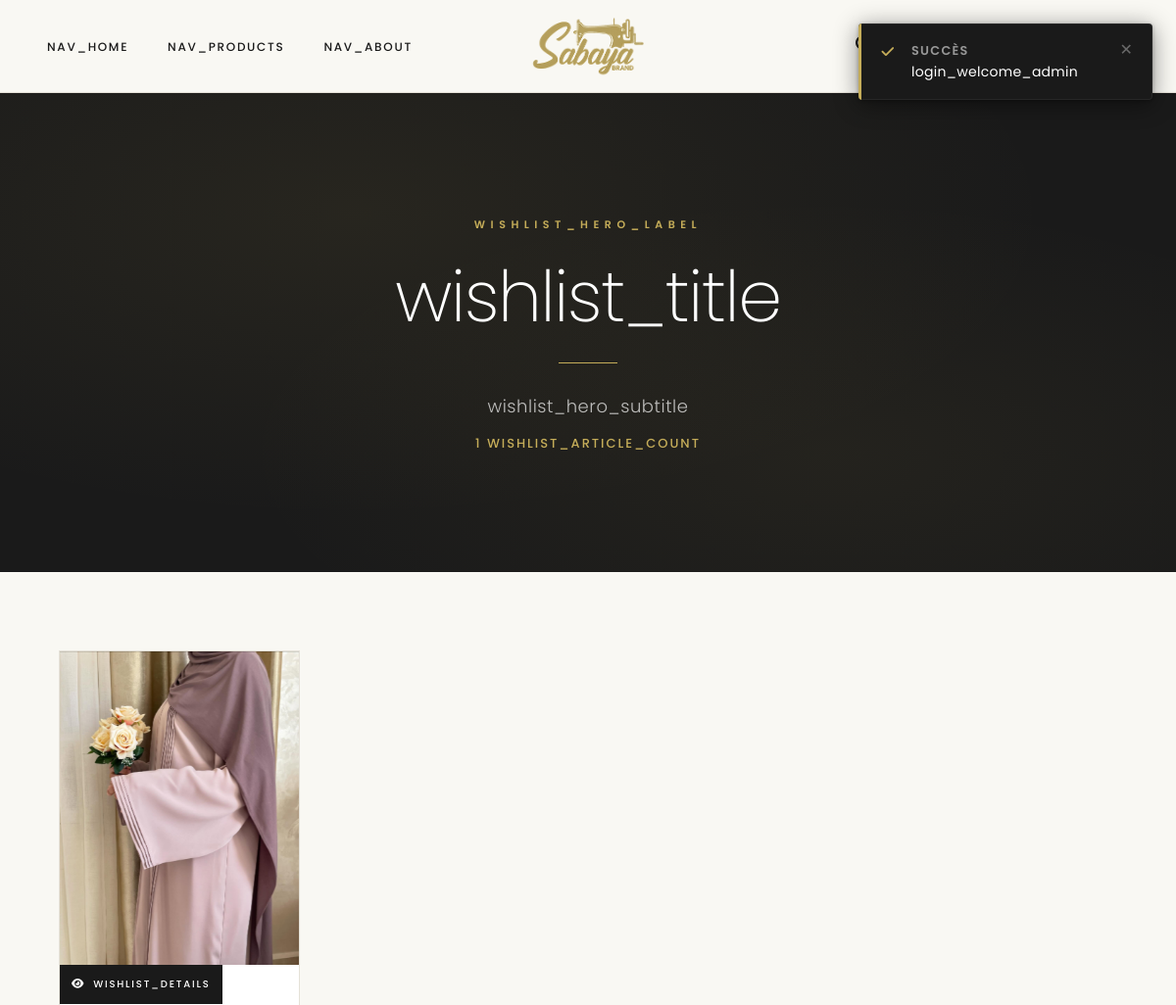
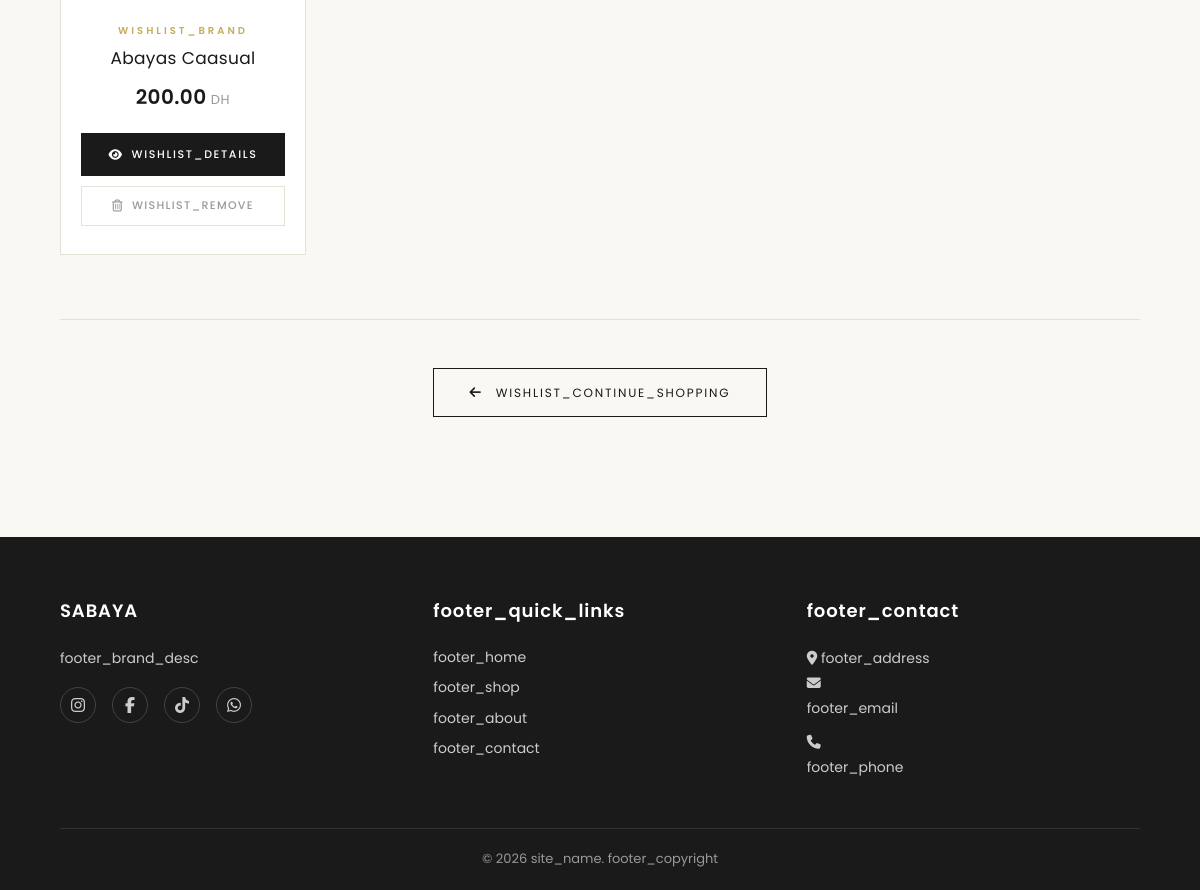
The app's page /sabaya/wishlist/wishlist.php?lang=fr (signed in) with its own data (2 pictures, top to bottom).
### tables this page shows
CREATE TABLE `wishlist` (
  `id_wishlist` int(11) NOT NULL,
  `date_ajout` datetime DEFAULT current_timestamp(),
  `id_client` int(11) NOT NULL,
  `id_produit` int(11) NOT NULL
);

CREATE TABLE `produits` (
  `id_produit` int(11) NOT NULL,
  `nom` varchar(150) NOT NULL,
  `description` text NOT NULL,
  `prix` decimal(10,2) NOT NULL,
  `stock` int(11) NOT NULL,
  `image` varchar(255) DEFAULT NULL,
  `taille` varchar(50) DEFAULT NULL,
  `couleur` varchar(50) DEFAULT NULL,
  `id_categorie` int(11) NOT NULL
);

### sabaya/config/lang.php (called while the page is built, shortened)
<?php
if (!function_exists('t')) {
    function t(string $key, ?string $fallback = null): string
    {
        return $fallback ?? $key;
    }
}

### sabaya/models/Wishlist.php (called while the page is built, shortened)
<?php
class Wishlist
{
    private $pdo;
    public function __construct($pdo)
    {
        $this->pdo = $pdo;
    }
    public function getUserWishlist($id_client)
    {
        $sql = "SELECT
                    wishlist.*,
                    produits.nom,
                    produits.prix,
                    produits.image
                FROM wishlist
                INNER JOIN produits
                    ON wishlist.id_produit = produits.id_produit
                WHERE wishlist.id_client = :id_client
                ORDER BY wishlist.id_wishlist DESC";
        $stmt = $this->pdo->prepare($sql);
        $stmt->execute([
            ':id_client' => $id_client
        ]);
        return $stmt->fetchAll();
    }
}

### sabaya/wishlist/wishlist.php (the view, shortened to what this page needs)
<?php
require_once '../models/Wishlist.php';
$db = new Database();
$pdo = $db->getConnection();
$wishlistModel = new Wishlist($pdo);
$id_client = $_SESSION['user_id'];
$wishlist = $wishlistModel->getUserWishlist($id_client);
$wishlistCount = count($wishlist);
require_once '../config/lang.php';
require_once '../includes/header.php';
require_once '../includes/navbar.php';
?>
    <main id="main-content">
    <section class="wishlist-hero reveal" aria-labelledby="wishlist-title">
            <div class="wishlist-hero__inner">
                <span class="wishlist-hero__label" aria-hidden="true"><?= t('wishlist_hero_label') ?></span>
                <h1 id="wishlist-title" class="wishlist-hero__title"><?= t('wishlist_title') ?></h1>
                <div class="wishlist-hero__line" aria-hidden="true"></div>
                <p class="wishlist-hero__subtitle"><?= t('wishlist_hero_subtitle') ?></p>
                <?php if ($wishlistCount > 0): ?>
                    <p class="wishlist-hero__count"><?= $wishlistCount ?> <?= t('wishlist_article_count') ?></p>
                <?php endif; ?>
            </div>
        </section>
    <section class="wishlist-content reveal" aria-label="Vos produits favoris">
            <?php if (empty($wishlist)): ?>
                <div class="wishlist-empty" role="status">
                    <div class="wishlist-empty__icon-wrapper" aria-hidden="true">
                        <i class="far fa-heart"></i>
                    </div>
                    <h2 class="wishlist-empty__title"><?= t('wishlist_empty_title') ?></h2>
                    <p class="wishlist-empty__text"><?= t('wishlist_empty_text') ?></p>
                    <a href="../products/products.php" class="btn wishlist-empty__btn" aria-label="<?= t('wishlist_discover_btn') ?>">
                        <?= t('wishlist_discover_btn') ?>
                    </a>
                </div>
            <?php else: ?>
                <div class="wishlist-grid" role="list" aria-label="Grille de vos produits favoris">
                    <?php foreach ($wishlist as $item): ?>
                        <article class="wishlist-card" role="listitem">
                            <a href="../products/product-details.php?id=<?= $item['id_produit'] ?>"
                               class="wishlist-card__image-link"
                               aria-label="<?= t('wishlist_details') . ' ' . htmlspecialchars($item['nom']) ?>">
                                <img src="../assets/images/products/<?= htmlspecialchars($item['image']) ?>"
                                     alt="<?= htmlspecialchars($item['nom']) ?> — Abaya Sabaya Luxury"
                                     loading="lazy"
                                     width="400"
                                     height="500">
                                <span class="wishlist-card__quick-view" aria-hidden="true">
                                    <i class="fas fa-eye" aria-hidden="true"></i>
                                    <?= t('wishlist_details') ?>
                                </span>
                            </a>
                            <div class="wishlist-card__body">
                                <span class="wishlist-card__brand" aria-label="Marque"><?= t('wishlist_brand') ?></span>
                                <h2 class="wishlist-card__name"><?= htmlspecialchars($item['nom']) ?></h2>
                                <p class="wishlist-card__price" aria-label="Prix : <?= htmlspecialchars($item['prix']) ?> Dirhams">
                                    <span class="wishlist-card__price-value"><?= htmlspecialchars($item['prix']) ?></span>
                                    <span class="wishlist-card__price-currency"> DH</span>
                                </p>
                                <div class="wishlist-card__actions">
                                    <a href="../products/product-details.php?id=<?= $item['id_produit'] ?>"
                                       class="wishlist-card__btn-details"
                                       aria-label="<?= t('wishlist_details') . ' ' . htmlspecialchars($item['nom']) ?>">
                                        <i class="fas fa-eye" aria-hidden="true"></i>
                                        <?= t('wishlist_details') ?>
                                    </a>
                                    <a href="remove-wishlist.php?id=<?= $item['id_wishlist'] ?>"
                                       class="wishlist-card__btn-remove"
                                       data-wishlist-pulse
                                       aria-label="<?= t('wishlist_remove') . ' ' . htmlspecialchars($item['nom']) ?>">
                                        <i class="far fa-trash-alt" aria-hidden="true"></i>
                                        <?= t('wishlist_remove') ?>
                                    </a>
                                </div>
                            </div>
                        </article>
                    <?php endforeach; ?>
                </div>
                <div class="wishlist-bottom-cta">
                    <a href="../products/products.php" class="btn-outline wishlist-bottom-cta__btn" aria-label="<?= t('wishlist_continue_shopping') ?>">
                        <i class="fas fa-arrow-left" aria-hidden="true"></i>
                        <?= t('wishlist_continue_shopping') ?>
                    </a>
                </div>
            <?php endif; ?>
        </section>
    </main>
<?php require_once '../includes/footer.php'; ?>
</body>
</html>

### sabaya/assets/css/style.css (style rules this page uses)
* { margin:0; padding:0; box-sizing:border-box; }
html { scroll-behavior:smooth; overflow-x:hidden; }
:root { --black:#1A1A1A; --gold:#C5AD59; --beige:#E5E1D8; --off-white:#F9F8F3; --text:#1B1C19; --border:#E5E1D8; --container:1440px; }
img { max-width:100%; display:block; }
a { text-decoration:none; color:inherit; }
h1 { font-size:64px; font-weight:300; letter-spacing:-0.02em; }
h2 { font-size:40px; font-weight:400; letter-spacing:0.02em; }
p { font-size:16px; }
.btn-outline { display:inline-block; padding:14px 32px; border:1px solid var(--black); background:transparent; color:var(--black); text-transform:uppercase; letter-spacing:.15em; transition:.3s; }
section { padding:120px 0; }
.wishlist-hero { min-height:55vh; display:flex; align-items:center; justify-content:center; text-align:center; background:var(--black); position:relative; overflow:hidden; padding:120px 5%; }
.wishlist-hero::before { content:''; position:absolute; inset:0; background: radial-gradient(ellipse at 30% 25%, rgba(197,173,89,0.08) 0%, transparent 60%), radial-gradient(ellipse at 70% 75%, rgba(197,173,89,0.06) 0%, transparent 50%); pointer-events:none; }
.wishlist-hero__inner { position:relative; z-index:1; max-width:760px; }
.wishlist-hero__label { display:inline-block; font-size:11px; font-weight:600; letter-spacing:0.5em; text-transform:uppercase; color:var(--gold); margin-bottom:24px; }
.wishlist-hero__title { font-size:clamp(36px, 6vw, 72px); font-weight:200; letter-spacing:-0.02em; line-height:1.1; color:#fff; margin-bottom:28px; }
.wishlist-hero__line { width:60px; height:1px; background:var(--gold); margin:0 auto 28px; }
.wishlist-hero__subtitle { font-size:clamp(14px, 1.8vw, 18px); font-weight:300; letter-spacing:0.03em; color:rgba(255,255,255,0.7); line-height:1.8; margin-bottom:12px; }
.wishlist-hero__count { font-size:13px; font-weight:500; letter-spacing:0.15em; text-transform:uppercase; color:var(--gold); }
.wishlist-content { padding:80px 5% 120px; background:var(--off-white); }
.wishlist-grid { display:grid; grid-template-columns:repeat(4,1fr); gap:32px; max-width:1440px; margin:0 auto; }
.wishlist-card { background:#fff; border:1px solid var(--border); overflow:hidden; transition:box-shadow 0.4s, transform 0.4s, border-color 0.4s; display:flex; flex-direction:column; }
.wishlist-card__image-link { display:block; overflow:hidden; position:relative; }
.wishlist-card__image-link img { width:100%; height:320px; object-fit:cover; display:block; transition:transform 0.6s cubic-bezier(0.25,0.46,0.45,0.94); }
.wishlist-card__body { padding:24px 20px 28px; display:flex; flex-direction:column; flex:1; text-align:center; }
.wishlist-card__brand { display:block; font-size:10px; font-weight:600; letter-spacing:0.3em; text-transform:uppercase; color:var(--gold); margin-bottom:8px; }
.wishlist-card__name { font-size:17px; font-weight:400; letter-spacing:0.02em; color:var(--black); margin-bottom:10px; line-height:1.4; }
.wishlist-card__price { margin-bottom:20px; }
.wishlist-card__price-value { font-size:20px; font-weight:600; color:var(--black); letter-spacing:0.02em; }
.wishlist-card__price-currency { font-size:13px; font-weight:400; color:#999; letter-spacing:0.05em; }
.wishlist-card__actions { display:flex; flex-direction:column; gap:10px; margin-top:auto; }
.wishlist-card__btn-details { display:inline-flex; align-items:center; justify-content:center; gap:8px; padding:12px 20px; font-size:11px; font-weight:500; letter-spacing:0.15em; text-transform:uppercase; background:var(--black); color:#fff; border:1px solid var(--black); transition:all 0.3s; }
.wishlist-card__btn-details i { font-size:12px; }
.wishlist-card__btn-remove { display:inline-flex; align-items:center; justify-content:center; gap:8px; padding:10px 20px; font-size:11px; font-weight:500; letter-spacing:0.12em; text-transform:uppercase; background:transparent; color:#999; border:1px solid var(--border); transition:all 0.3s; }
.wishlist-card__btn-remove i { font-size:12px; }
.wishlist-bottom-cta { text-align:center; margin-top:64px; padding-top:48px; border-top:1px solid var(--border); max-width:1440px; margin-left:auto; margin-right:auto; }
.wishlist-bottom-cta__btn { font-size:12px; padding:14px 36px; }
.wishlist-bottom-cta__btn i { margin-right:8px; font-size:13px; }
.reveal { opacity: 0; transform: translateY(40px); transition: opacity 0.75s ease, transform 0.75s ease; }
.reveal.active { opacity: 1; transform: translateY(0); }

### records on screen
wishlist: id_produit.image (picture), id_produit.nom "Abayas Caasual", id_produit.prix "200.00"

### other values on screen
t('nav_home') "NAV_HOME"
t('nav_products') "NAV_PRODUCTS"
t('nav_about') "NAV_ABOUT"
t('wishlist_hero_label') "WISHLIST_HERO_LABEL"
t('wishlist_title') "wishlist_title"
t('wishlist_hero_subtitle') "wishlist_hero_subtitle"
$wishlistCount "1"
t('wishlist_article_count') "WISHLIST_ARTICLE_COUNT"
t('wishlist_continue_shopping') "WISHLIST_CONTINUE_SHOPPING"
t('footer_brand_desc') "footer_brand_desc"
t('footer_quick_links') "footer_quick_links"
t('footer_home') "footer_home"
t('footer_shop') "footer_shop"
t('footer_about') "footer_about"
t('footer_contact') "footer_contact"
